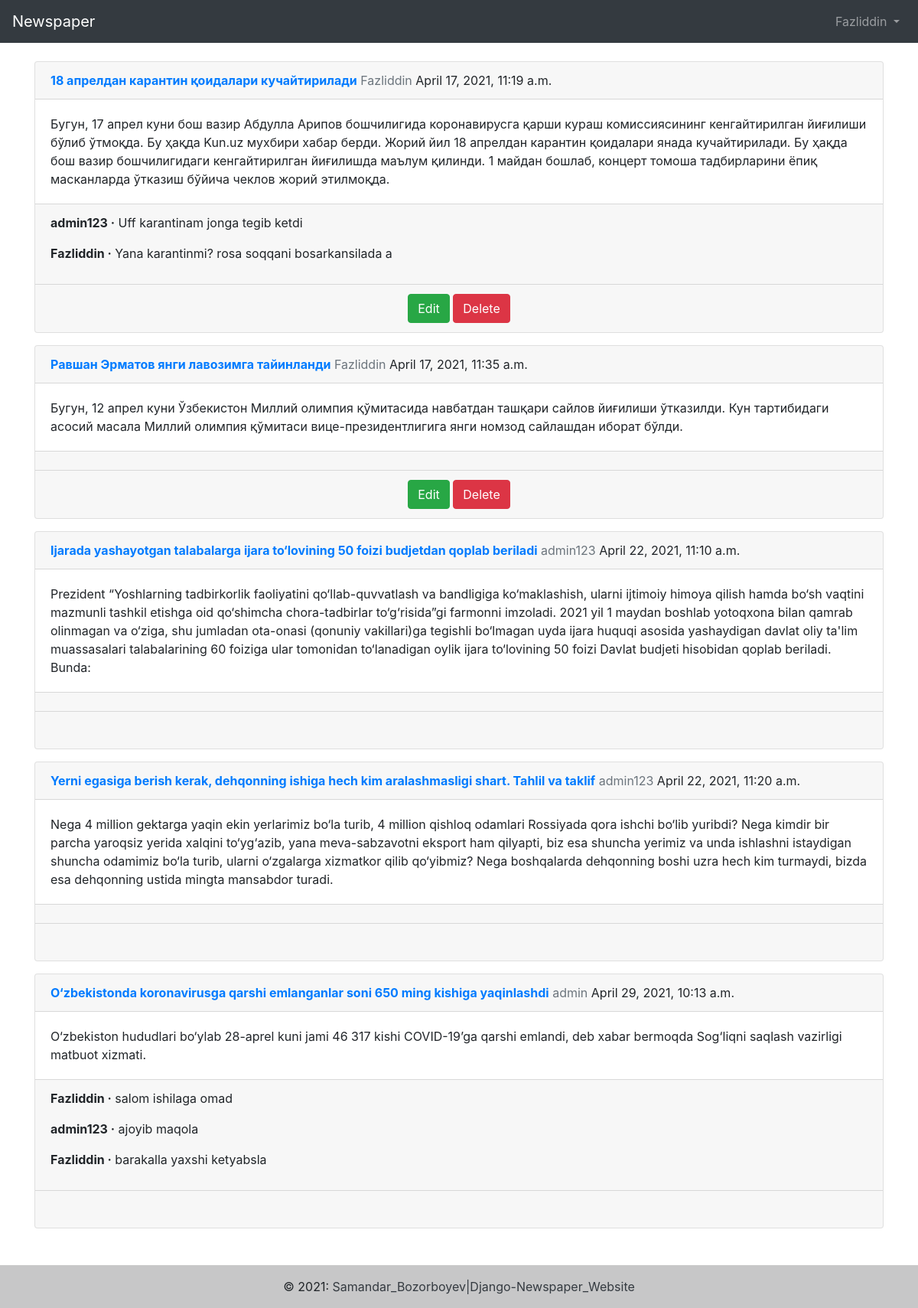
/articles/ (signed in), run on the app's committed database.
### users/models.py (models this page shows)
class CustomerUser(AbstractUser):
    age = models.PositiveIntegerField(null=True,blank=True)
    address = models.CharField(max_length=200,null=True,blank=True)
    universitet = models.CharField(max_length=200,null=True,blank=True)

### articles/models.py (models this page shows, shortened)
class Article(models.Model):
    title = models.CharField(max_length=250)
    image = models.ImageField(upload_to='media/',null=True,blank=True)  #new
    body = models.TextField()
    date = models.DateTimeField(auto_now_add=True)
    author = models.ForeignKey(
        get_user_model(),
        on_delete = models.CASCADE,
    )

class Comment(models.Model):
    article = models.ForeignKey(
        Article,
        on_delete=models.CASCADE,
        related_name='comments',
        )
    comment = models.CharField(max_length=120)
    author = models.ForeignKey(
        get_user_model(),
        on_delete=models.CASCADE,
                               )
    def __str__(self):
        return self.comment

### articles/views.py (the view)
# urls.py: path('',ArticleListView.as_view(),name='article_list'),
class ArticleListView(ListView):
    model = Article
    template_name = 'article_list.html'

### templates/article_list.html (shortened to what this page needs)
{% extends 'base.html' %}
{% block content %}
{% for article in object_list %}
<div class="card mb-3">
    <div class="card-header">
        <a href="{% url 'article_detail' article.pk %}">
        <span class="font-weight-bold">{{article.title}}</span>
        </a>
        <span class="text-muted">{{article.author}}</span>
        {{article.date}}
    </div>
    <div class="card-body">
        {{article.body}}
    </div>
    <div class="card-footer">
        {% for comment in article.comments.all %}
        <p>
            <span class="font-weight-bold">{{ comment.author }} &middot;</span>
            {{ comment }}
        </p>
        {% endfor %}
    </div>
    <div class="card-footer text-center text-muted">
        {% if user.is_authenticated and article.author == request.user %}
        <a href="{% url 'article_edit' article.pk %}" class="btn btn-success">Edit</a>
        <a href="{% url 'article_delete' article.pk %}" class="btn btn-danger">Delete</a>
        {% else %}
        <br>
        {% endif %}
    </div>
</div>
{% endfor%}
{% endblock content %}

### templates/base.html (shortened to what this page needs)
<!DOCTYPE html>
<html lang="en">
<head>
    <link href="https://stackpath.bootstrapcdn.com/bootstrap/4.1.3/css/bootstrap.min.css"
 rel="stylesheet">
</head>
<body>
<nav class="navbar navbar-expand-md navbar-dark bg-dark mb-4">
    <a class="navbar-brand" href="{% url 'home' %}">Newspaper</a>
    <div class="collapse navbar-collapse" id="navbarCollapse">
        {% if user.is_authenticated %}
        <ul class="navbar-nav ml-auto">
            <li class="nav-item">
                <a aria-expanded="false" aria-haspopup="true" class="nav-link dropdown-toggle" data-toggle="dropdown"
                   href="#" id="userMenu">
                    {{user.username}}
                </a>
            </li>
        </ul>
        {% else %}
        <form class="form-inline ml-auto">
            <a class="btn btn-secondary" href="{% url 'login' %}"> Log In </a>
            <a class="btn btn-primary ml-2" href="{% url 'signup' %}">Ro`yxatdan o'tish</a>
        </form>
        {% endif %}
    </div>
</nav>
<div class="container">
    {% block content %}
    {% endblock content %}
</div>
<footer class="bg-light text-center text-lg-start mb-0 mt-5">
    <div class="text-center p-3" style="background-color: rgba(0, 0, 0, 0.2);">
        © 2021:
        <a class="text-dark" href="t.me//samandar_bozorboyev">Samandar_Bozorboyev|Django-Newspaper_Website</a>
    </div>
</footer>
</body>
</html>

### data on the page
CustomerUser: username "Fazliddin"
Article: title "18 апрелдан карантин қоидалари кучайтирилади", author "Fazliddin", date "April 17, 2021, 11:19 a.m.", body "Бугун, 17 апрел куни бош вазир Абдулла Арипов бошчилигида коронавирусга қарши кураш комиссиясининг кенгайтирилган йиғилиши бўлиб ўтмоқда. Бу ҳақда Kun.uz мухбири хабар берди. Жорий йил 18 апрелдан карантин қоидалари янада кучайтирилади. Бу ҳақда бош вазир бошчилигидаги кенгайтирилган йиғилишда маълум қилинди. 1 майдан бошлаб, концерт томоша тадбирларини ёпиқ масканларда ўтказиш бўйича чеклов жорий этилмоқда.", shows "Edit"
Comment: author "admin123", comment "Uff karantinam jonga tegib ketdi"
Comment: author "Fazliddin", comment "Yana karantinmi? rosa soqqani bosarkansilada a"
Article: title "Равшан Эрматов янги лавозимга тайинланди", author "Fazliddin", date "April 17, 2021, 11:35 a.m.", body "Бугун, 12 апрел куни Ўзбекистон Миллий олимпия қўмитасида навбатдан ташқари сайлов йиғилиши ўтказилди. Кун тартибидаги асосий масала Миллий олимпия қўмитаси вице-президентлигига янги номзод сайлашдан иборат бўлди.", shows "Edit"
Article: title "Ijarada yashayotgan talabalarga ijara to‘lovining 50 foizi budjetdan qoplab beriladi", author "admin123", date "April 22, 2021, 11:10 a.m.", body "Prezident “Yoshlarning tadbirkorlik faoliyatini qo‘llab-quvvatlash va bandligiga ko‘maklashish, ularni ijtimoiy himoya qilish hamda bo‘sh vaqtini mazmunli tashkil etishga oid qo‘shimcha chora-tadbirlar to‘g‘risida”gi farmonni imzoladi. 2021 yil 1 maydan boshlab yotoqxona bilan qamrab olinmagan va o‘ziga, shu jumladan ota-onasi (qonuniy vakillari)ga tegishli bo‘lmagan uyda ijara huquqi asosida yashaydigan davlat oliy ta'lim muassasalari talabalarining 60 foiziga ular tomonidan to‘lanadigan oylik ijara to‘lovining 50 foizi Davlat budjeti hisobidan qoplab beriladi. Bunda:"
Article: title "Yerni egasiga berish kerak, dehqonning ishiga hech kim aralashmasligi shart. Tahlil va taklif", author "admin123", date "April 22, 2021, 11:20 a.m.", body "Nega 4 million gektarga yaqin ekin yerlarimiz bo‘la turib, 4 million qishloq odamlari Rossiyada qora ishchi bo‘lib yuribdi? Nega kimdir bir parcha yaroqsiz yerida xalqini to‘yg‘azib, yana meva-sabzavotni eksport ham qilyapti, biz esa shuncha yerimiz va unda ishlashni istaydigan shuncha odamimiz bo‘la turib, ularni o‘zgalarga xizmatkor qilib qo‘yibmiz? Nega boshqalarda dehqonning boshi uzra hech kim turmaydi, bizda esa dehqonning ustida mingta mansabdor turadi."
Article: title "O‘zbekistonda koronavirusga qarshi emlanganlar soni 650 ming kishiga yaqinlashdi", author "admin", date "April 29, 2021, 10:13 a.m.", body "O‘zbekiston hududlari bo‘ylab 28-aprel kuni jami 46 317 kishi COVID-19’ga qarshi emlandi, deb xabar bermoqda Sog‘liqni saqlash vazirligi matbuot xizmati."
Comment: author "Fazliddin", comment "salom ishilaga omad"
Comment: author "admin123", comment "ajoyib maqola"
Comment: author "Fazliddin", comment "barakalla yaxshi ketyabsla"
